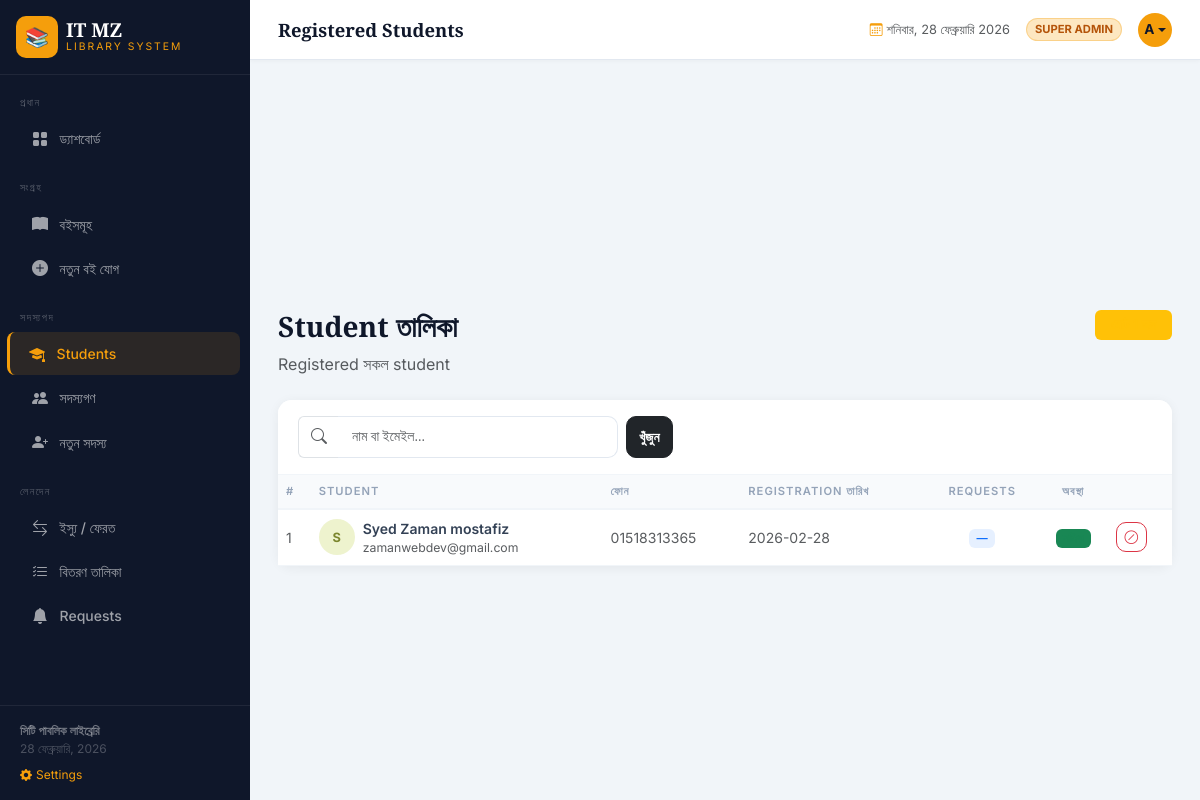
Page /students (signed in) on the committed database.
### tables this page shows
CREATE TABLE settings (
        key TEXT PRIMARY KEY,
        value TEXT
    );

CREATE TABLE students (
        id INTEGER PRIMARY KEY AUTOINCREMENT,
        name TEXT NOT NULL,
        email TEXT UNIQUE NOT NULL,
        phone TEXT,
        password TEXT NOT NULL,
        reg_date TEXT DEFAULT CURRENT_TIMESTAMP,
        active INTEGER DEFAULT 1
    );

### app.py (the view)
@app.route('/students')
@admin_required
def students():
    search = request.args.get('search', '')
    conn = get_db()
    if search:
        sl = conn.execute('SELECT * FROM students WHERE name LIKE ? OR email LIKE ? ORDER BY reg_date DESC',
                          (f'%{search}%', f'%{search}%')).fetchall()
    else:
        sl = conn.execute('SELECT * FROM students ORDER BY reg_date DESC').fetchall()
    conn.close()
    return render_template('students.html', students=sl, search=search)

### app.py (called while the page is built)
def admin_required(f):
    @wraps(f)
    def decorated(*args, **kwargs):
        if not session.get('logged_in'):
            flash('এই পেজটি দেখতে লগইন করুন।', 'info')
            return redirect(url_for('login', next=request.path))
        if not session.get('is_admin'):
            flash('এই কাজটি করার অনুমতি আপনার নেই।', 'error')
            return redirect(url_for('books'))
        return f(*args, **kwargs)
    return decorated

def get_db():
    conn = sqlite3.connect(DB_PATH)
    conn.row_factory = sqlite3.Row
    return conn

def get_settings():
    conn = get_db()
    rows = conn.execute('SELECT key, value FROM settings').fetchall()
    conn.close()
    return {row['key']: row['value'] for row in rows}

@app.context_processor
def inject_settings():
    return dict(site=get_settings())

### templates/students.html (shortened to what this page needs)
{% extends 'base.html' %}
{% block topbar_title %}Registered Students{% endblock %}
{% block content %}
<div class="d-flex justify-content-between align-items-start mb-4 page-header">
    <div><h1>Student তালিকা</h1><p class="text-muted mb-0">Registered সকল student</p></div>
    <span class="badge bg-warning bg-opacity-15 text-warning" style="font-size:.85rem;padding:.5rem 1rem">
    </span>
</div>
<div class="card content-card">
    <div class="card-header">
        <form method="GET" class="d-flex gap-2">
            <div class="input-group" style="max-width:320px">
                <span class="input-group-text bg-white border-end-0"><i class="bi bi-search text-muted"></i></span>
                <input type="text" name="search" class="form-control border-start-0"
                       placeholder="নাম বা ইমেইল..." value="{{ search }}">
            </div>
            <button type="submit" class="btn btn-dark">খুঁজুন</button>
        </form>
    </div>
    <div class="card-body p-0">
        <div class="table-responsive">
            <table class="table mb-0">
                <thead>
                    <tr>
                        <th>#</th>
                        <th>Student</th>
                        <th>ফোন</th>
                        <th>Registration তারিখ</th>
                        <th class="text-center">Requests</th>
                        <th class="text-center">অবস্থা</th>
                        <th></th>
                    </tr>
                </thead>
                <tbody>
                    {% for s in students %}
                    <tr>
                        <td class="text-muted small">{{ loop.index }}</td>
                        <td>
                            <div class="d-flex align-items-center gap-2">
                                <div class="member-av flex-shrink-0"
                                     style="background:hsl({{ loop.index*67 }},60%,88%);color:hsl({{ loop.index*67 }},50%,35%);width:36px;height:36px">
                                    {{ s.name[0].upper() }}
                                </div>
                                <div>
                                    <div class="fw-semibold">{{ s.name }}</div>
                                    <div class="text-muted small">{{ s.email }}</div>
                                </div>
                            </div>
                        </td>
                        <td class="text-muted small">{{ s.phone or '—' }}</td>
                        <td class="text-muted small">{{ s.reg_date[:10] }}</td>
                        <td class="text-center">
                            <span class="badge bg-primary bg-opacity-10 text-primary">
                                —
                            </span>
                        </td>
                        <td class="text-center">
                            {% if s.active %}
                            <span class="badge bg-success bg-opacity-15 text-success">সক্রিয়</span>
                            {% else %}
                            <span class="badge bg-danger bg-opacity-15 text-danger">নিষ্ক্রিয়</span>
                            {% endif %}
                        </td>
                        <td>
                            <form method="POST" action="{{ url_for('toggle_student', student_id=s.id) }}">
                                <button type="submit" class="btn btn-sm {% if s.active %}btn-outline-danger{% else %}btn-outline-success{% endif %}"
                                        onclick="return confirm('এই student এর অবস্থা পরিবর্তন করবেন?')">
                                    {% if s.active %}<i class="bi bi-slash-circle"></i>{% else %}<i class="bi bi-check-circle"></i>{% endif %}
                                </button>
                            </form>
                        </td>
                    </tr>
                    {% endfor %}
                </tbody>
            </table>
        </div>
    </div>
</div>
{% endblock %}

### templates/base.html (shortened to what this page needs)
<!DOCTYPE html>
<html lang="bn">
<head>
    <link href="https://cdnjs.cloudflare.com/ajax/libs/bootstrap/5.3.2/css/bootstrap.min.css" rel="stylesheet">
    <link href="https://cdnjs.cloudflare.com/ajax/libs/bootstrap-icons/1.11.3/font/bootstrap-icons.min.css" rel="stylesheet">
</head>
<body>
<nav id="sidebar">
    <div class="sidebar-brand d-flex align-items-center gap-2 p-3 border-bottom" style="border-color:rgba(255,255,255,.07)!important">
        <div class="brand-icon" style="overflow:hidden">
            {% if site.logo_type == 'image' %}
            <img src="{{ site.library_logo }}" style="width:100%;height:100%;object-fit:cover;border-radius:10px" alt="logo">
            {% else %}
            {{ site.library_logo }}
            {% endif %}
        </div>
        <div>
            <div class="brand-name">{{ site.library_name }}</div>
            <div class="brand-sub">{{ site.library_tagline }}</div>
        </div>
    </div>
    <div class="sidebar-nav flex-grow-1 py-2">
        <div class="nav-section">প্রধান</div>
        {% if session.get("is_admin") %}
        <a href="{{ url_for('dashboard') }}" class="nav-link {% if request.endpoint=='dashboard' %}active{% endif %}"><i class="bi bi-grid-fill"></i> ড্যাশবোর্ড</a>
        {% endif %}
        <div class="nav-section mt-2">সংগ্রহ</div>
        <a href="{{ url_for('books') }}" class="nav-link {% if request.endpoint=='books' %}active{% endif %}"><i class="bi bi-book-fill"></i> বইসমূহ</a>
        {% if session.get("is_admin") %}
        <a href="{{ url_for('add_book') }}" class="nav-link {% if request.endpoint=='add_book' %}active{% endif %}"><i class="bi bi-plus-circle-fill"></i> নতুন বই যোগ</a>
        <div class="nav-section mt-2">সদস্যপদ</div>
        <a href="{{ url_for('students') }}" class="nav-link {% if request.endpoint=='students' %}active{% endif %}"><i class="bi bi-mortarboard-fill"></i> Students</a>
        <a href="{{ url_for('members') }}" class="nav-link {% if request.endpoint=='members' %}active{% endif %}"><i class="bi bi-people-fill"></i> সদস্যগণ</a>
        <a href="{{ url_for('add_member') }}" class="nav-link {% if request.endpoint=='add_member' %}active{% endif %}"><i class="bi bi-person-plus-fill"></i> নতুন সদস্য</a>
        <div class="nav-section mt-2">লেনদেন</div>
        <a href="{{ url_for('borrow') }}" class="nav-link {% if request.endpoint=='borrow' %}active{% endif %}"><i class="bi bi-arrow-left-right"></i> ইস্যু / ফেরত</a>
        <a href="{{ url_for('issued_books') }}" class="nav-link {% if request.endpoint=='issued_books' %}active{% endif %}"><i class="bi bi-list-check"></i> বিতরণ তালিকা</a>
        <a href="{{ url_for('requests_list') }}" class="nav-link {% if request.endpoint=='requests_list' %}active{% endif %}"><i class="bi bi-bell-fill"></i> Requests</a>
        {% endif %}
    </div>
    <div class="sidebar-footer">
    <div class="fw-semibold" style="color:rgba(255,255,255,.4)">{{ site.library_footer }}</div>
    <div id="sidebar-date"></div>
    {% if session.get('is_super') %}
    <a href="{{ url_for('settings') }}" class="d-block mt-2" style="color:var(--gold);font-size:.75rem;text-decoration:none">
        <i class="bi bi-gear-fill me-1"></i>Settings
    </a>
    {% endif %}
</div>
</nav>
<div id="main">
    <div class="topbar">
        <div class="topbar-title">{% block topbar_title %}{% endblock %}</div>
        <div class="d-flex align-items-center gap-3">
            <span class="text-muted d-none d-md-inline" style="font-size:.8rem">
                <i class="bi bi-calendar3 me-1" style="color:var(--gold)"></i><span id="live-date"></span>
            </span>
            {% if session.get("is_admin") %}
                {% if session.get("is_super") %}
                <span class="admin-badge" style="background:rgba(245,158,11,.25);color:#b45309">SUPER ADMIN</span>
                {% else %}
                <span class="admin-badge">ADMIN</span>
                {% endif %}
                <div class="dropdown">
                    <button class="topbar-av border-0 dropdown-toggle" style="cursor:pointer"
                            data-bs-toggle="dropdown" aria-expanded="false">
                        {{ session.get("username", "A")[0].upper() }}
                    </button>
                </div>
            {% endif %}
        </div>
    </div>
    <div class="page-body pb-0 pt-3">
    </div>
    <div class="page-body">{% block content %}{% endblock %}</div>
</div>
</body>
</html>

### templates/base.html (style rules this page uses)
:root { --sidebar-bg:#0f172a; --sidebar-w:250px; --gold:#f59e0b; --gold-light:#fcd34d; }
body { font-family:'Inter',sans-serif; background:#f1f5f9; }
#sidebar { width:var(--sidebar-w); min-height:100vh; background:var(--sidebar-bg); position:fixed; top:0; left:0; display:flex; flex-direction:column; z-index:1000; }
.brand-icon { width:42px;height:42px;background:var(--gold);border-radius:10px;display:inline-flex;align-items:center;justify-content:center;font-size:1.2rem;color:#0f172a;font-weight:800; }
.brand-name { font-family:'Playfair Display',serif;font-size:1.2rem;font-weight:700;color:#fff;line-height:1; }
.brand-sub { font-size:.65rem;letter-spacing:2px;text-transform:uppercase;color:var(--gold); }
.nav-section { font-size:.65rem;letter-spacing:1.5px;text-transform:uppercase;color:rgba(255,255,255,.3);padding:.75rem 1.25rem .35rem; }
.sidebar-nav .nav-link { color:rgba(255,255,255,.6);padding:.6rem 1.25rem;border-radius:8px;margin:1px 10px;font-size:.875rem;font-weight:500;display:flex;align-items:center;gap:.6rem;transition:all .15s; }
.sidebar-nav .nav-link i { font-size:1rem;width:20px;text-align:center; }
.sidebar-nav .nav-link.active { color:var(--gold);background:rgba(245,158,11,.12);border-left:3px solid var(--gold);margin-left:7px;padding-left:calc(1.25rem - 3px); }
#main { margin-left:var(--sidebar-w);min-height:100vh;display:flex;flex-direction:column; }
.topbar { background:#fff;height:60px;padding:0 1.75rem;display:flex;align-items:center;justify-content:space-between;border-bottom:1px solid #e2e8f0;position:sticky;top:0;z-index:999;box-shadow:0 1px 4px rgba(0,0,0,.04); }
.topbar-title { font-family:'Playfair Display',serif;font-size:1.15rem;font-weight:700;color:#0f172a; }
.topbar-av { width:34px;height:34px;background:var(--gold);border-radius:50%;display:flex;align-items:center;justify-content:center;font-weight:700;font-size:.85rem;color:#0f172a; }
.page-body { padding:1.75rem;flex:1; }
.content-card { border:none;border-radius:14px;box-shadow:0 2px 12px rgba(0,0,0,.06); }
.content-card .card-header { background:#fff;border-bottom:1px solid #f1f5f9;border-radius:14px 14px 0 0!important;padding:1rem 1.25rem;font-family:'Playfair Display',serif;font-weight:700;font-size:1rem;color:#0f172a; }
.table th { font-size:.7rem;letter-spacing:1px;text-transform:uppercase;color:#94a3b8;font-weight:600;border-bottom:2px solid #f1f5f9;background:#f8fafc; }
.table td { vertical-align:middle;font-size:.875rem;border-bottom:1px solid #f1f5f9;color:#334155; }
.form-control,.form-select { border:1.5px solid #e2e8f0;border-radius:10px;font-size:.875rem;padding:.6rem .875rem; }
.btn { font-weight:600;font-size:.85rem;border-radius:10px; }
.page-header h1 { font-family:'Playfair Display',serif;font-size:1.75rem;font-weight:900;color:#0f172a; }
.badge { font-weight:600;font-size:.7rem; }
.member-av { width:34px;height:34px;border-radius:50%;display:flex;align-items:center;justify-content:center;font-weight:700;font-size:.8rem; }
.sidebar-footer { margin-top:auto;padding:1rem 1.25rem;border-top:1px solid rgba(255,255,255,.07);font-size:.75rem;color:rgba(255,255,255,.25); }
.admin-badge { background:rgba(245,158,11,.15);color:var(--gold);border:1px solid rgba(245,158,11,.3);font-size:.7rem;font-weight:700;padding:2px 8px;border-radius:20px; }

### rows in the picture
settings: library_name "IT MZ"
settings: library_tagline "LIBRARY SYSTEM"
settings: library_footer "সিটি পাবলিক লাইব্রেরি"
students: name "S", name "Syed Zaman mostafiz", email "zamanwebdev@gmail.com", phone "01518313365", reg_date "2026-02-28", active 1 (drawn)

### other values in the picture
{{ site.library_logo }} "📚"
{{ session.get("username", "A")[0].upper() }} "A"
